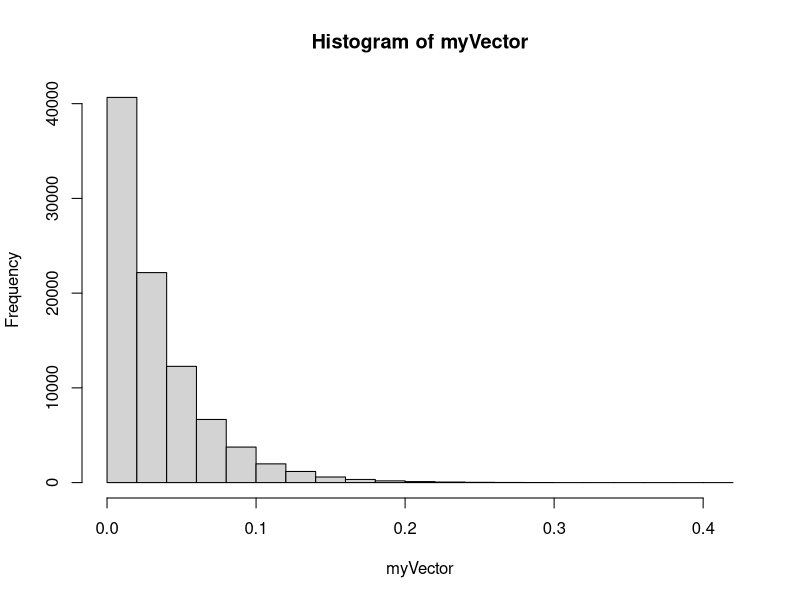
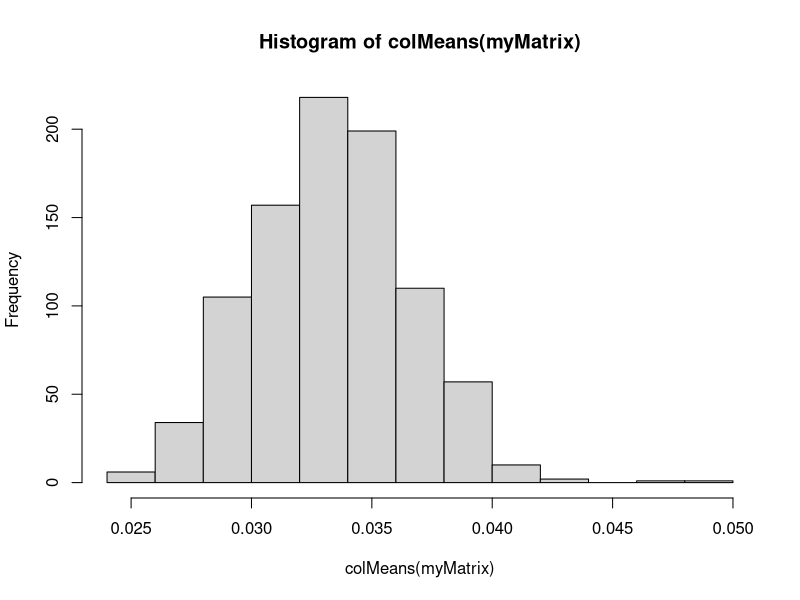

The R source for these figures, in order:
## ---- chunk 1

getSquare <- function(x) {
  if (x > 100) {
    return("Big number") 
  } else {
    return(x^2)
  }
}

getSquare(5)
getSquare(500)

## ---- chunk 2

getSquare <- function(x) {
  
  z <- lapply(x, function(y) {
    if (y > 100) {
      return("Big number")
    } else {
      return(y^2)
    }
  })
  return(z)
  # TODO: Get this unlisted and keep numerics numeric
  
}

getSquare(5)
getSquare(500)

x <- c(25, 200)
getSquare(x)

## ---- chunk 3
myVector <- rexp(90000, r=30)
hist(myVector)

myMatrix <- matrix(myVector, ncol=900)
dim(myMatrix)
hist(colMeans(myMatrix))

